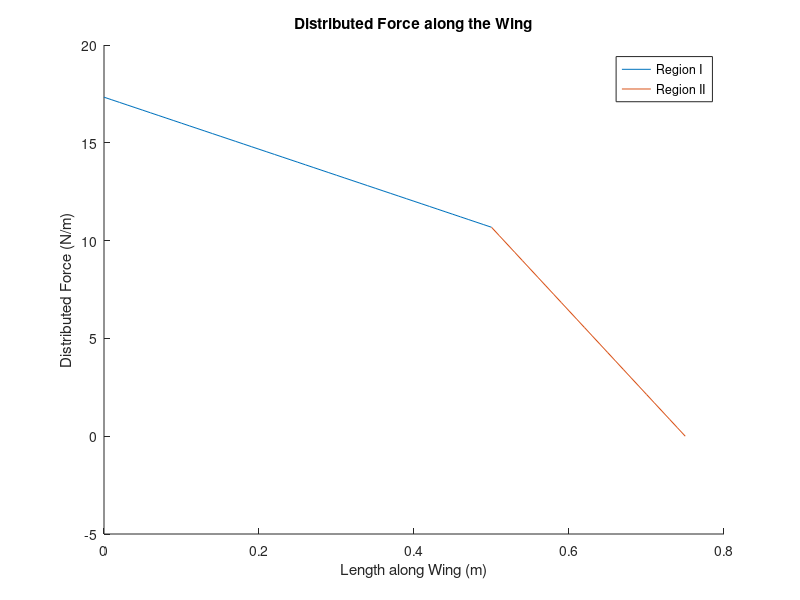
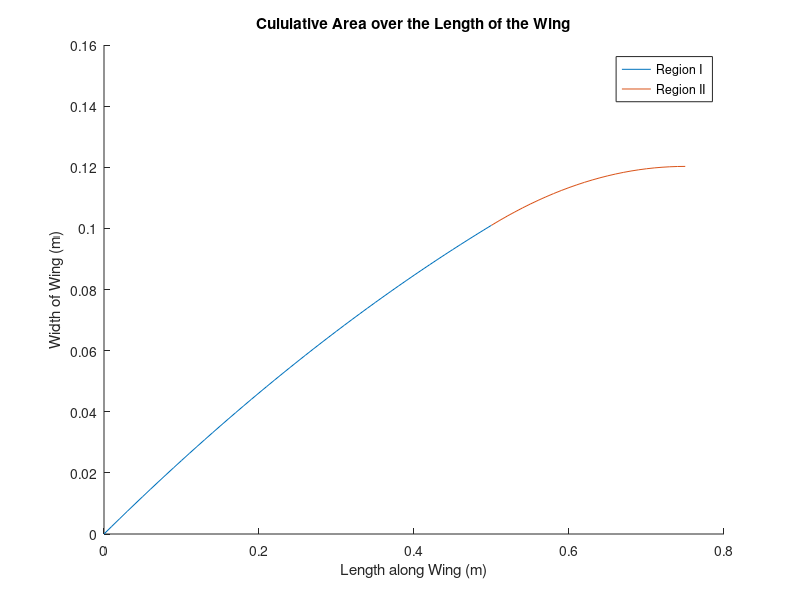

The MATLAB source for these figures, in order:
%Evan
%Region I is 0<x<0.5
%Region II is 0.5<0.75
clc
close all
clear
%Width of Wing over the length
%Multiplied by -1 to get a positive width
YI = @(x) -(0.1918417279*x-.25);
YII = @(x) -((0.1918417279*x-.25)-(-0.4244748164*x+0.2122374082));

%Accumulative Area along the length of the wing
AI = @(x) integral(YI,0,x); 
AII = @(x) integral(YII,0.5,x);


ArrayI = zeros(1,50);
ArrayII = zeros(1,25);
t1 = 0:0.01:0.5;
t2 = 0.5:0.01:.75;


for i=1:51
    ArrayI(i) = 69.33*YI(t1(i));
end

for i=1:26
    ArrayII(i) = 69.33*YII(t2(i));
end

hold on
plot(t1,ArrayI)
plot(t2,ArrayII)
xlabel("Length along Wing (m)")
ylabel("Distributed Force (N/m)")
title("Distributed Force along the Wing")
legend("Region I","Region II")

for i=1:51
    ArrayI(i) = AI(t1(i));
end

for i=1:26
    ArrayII(i) = AI(.5) + AII(t2(i));
end

figure
hold on
plot(t1,ArrayI)
plot(t2,ArrayII)

xlabel("Length along Wing (m)")
ylabel("Width of Wing (m)")
title("Cululative Area over the Length of the Wing")
legend("Region I","Region II")